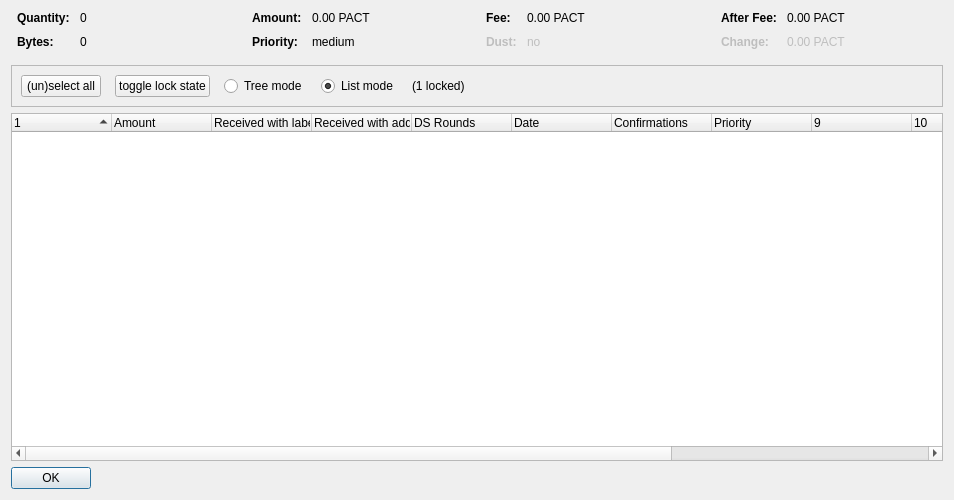
<?xml version="1.0" encoding="UTF-8"?>
<ui version="4.0">
 <class>CoinControlDialog</class>
 <widget class="QDialog" name="CoinControlDialog">
  <property name="geometry">
   <rect>
    <x>0</x>
    <y>0</y>
    <width>954</width>
    <height>500</height>
   </rect>
  </property>
  <property name="windowTitle">
   <string>Coin Selection</string>
  </property>
  <layout class="QVBoxLayout" name="verticalLayout">
   <item>
    <layout class="QHBoxLayout" name="horizontalLayoutTop" stretch="0,0,0,0">
     <property name="topMargin">
      <number>0</number>
     </property>
     <property name="bottomMargin">
      <number>10</number>
     </property>
     <item>
      <layout class="QFormLayout" name="formLayoutCoinControl1">
       <property name="horizontalSpacing">
        <number>10</number>
       </property>
       <property name="verticalSpacing">
        <number>10</number>
       </property>
       <property name="leftMargin">
        <number>6</number>
       </property>
       <property name="rightMargin">
        <number>6</number>
       </property>
       <item row="0" column="0">
        <widget class="QLabel" name="labelCoinControlQuantityText">
         <property name="font">
          <font>
           <weight>75</weight>
           <bold>true</bold>
          </font>
         </property>
         <property name="text">
          <string>Quantity:</string>
         </property>
        </widget>
       </item>
       <item row="0" column="1">
        <widget class="QLabel" name="labelCoinControlQuantity">
         <property name="cursor">
          <cursorShape>IBeamCursor</cursorShape>
         </property>
         <property name="contextMenuPolicy">
          <enum>Qt::ActionsContextMenu</enum>
         </property>
         <property name="text">
          <string notr="true">0</string>
         </property>
         <property name="textInteractionFlags">
          <set>Qt::LinksAccessibleByMouse|Qt::TextSelectableByKeyboard|Qt::TextSelectableByMouse</set>
         </property>
        </widget>
       </item>
       <item row="1" column="0">
        <widget class="QLabel" name="labelCoinControlBytesText">
         <property name="font">
          <font>
           <weight>75</weight>
           <bold>true</bold>
          </font>
         </property>
         <property name="text">
          <string>Bytes:</string>
         </property>
        </widget>
       </item>
       <item row="1" column="1">
        <widget class="QLabel" name="labelCoinControlBytes">
         <property name="cursor">
          <cursorShape>IBeamCursor</cursorShape>
         </property>
         <property name="contextMenuPolicy">
          <enum>Qt::ActionsContextMenu</enum>
         </property>
         <property name="text">
          <string notr="true">0</string>
         </property>
         <property name="textInteractionFlags">
          <set>Qt::LinksAccessibleByMouse|Qt::TextSelectableByKeyboard|Qt::TextSelectableByMouse</set>
         </property>
        </widget>
       </item>
      </layout>
     </item>
     <item>
      <layout class="QFormLayout" name="formLayoutCoinControl2">
       <property name="horizontalSpacing">
        <number>10</number>
       </property>
       <property name="verticalSpacing">
        <number>10</number>
       </property>
       <property name="leftMargin">
        <number>6</number>
       </property>
       <property name="rightMargin">
        <number>6</number>
       </property>
       <item row="0" column="0">
        <widget class="QLabel" name="labelCoinControlAmountText">
         <property name="font">
          <font>
           <weight>75</weight>
           <bold>true</bold>
          </font>
         </property>
         <property name="text">
          <string>Amount:</string>
         </property>
        </widget>
       </item>
       <item row="0" column="1">
        <widget class="QLabel" name="labelCoinControlAmount">
         <property name="cursor">
          <cursorShape>IBeamCursor</cursorShape>
         </property>
         <property name="contextMenuPolicy">
          <enum>Qt::ActionsContextMenu</enum>
         </property>
         <property name="text">
          <string notr="true">0.00 PACT</string>
         </property>
         <property name="textInteractionFlags">
          <set>Qt::LinksAccessibleByMouse|Qt::TextSelectableByKeyboard|Qt::TextSelectableByMouse</set>
         </property>
        </widget>
       </item>
       <item row="1" column="0">
        <widget class="QLabel" name="labelCoinControlPriorityText">
         <property name="font">
          <font>
           <weight>75</weight>
           <bold>true</bold>
          </font>
         </property>
         <property name="text">
          <string>Priority:</string>
         </property>
        </widget>
       </item>
       <item row="1" column="1">
        <widget class="QLabel" name="labelCoinControlPriority">
         <property name="cursor">
          <cursorShape>IBeamCursor</cursorShape>
         </property>
         <property name="contextMenuPolicy">
          <enum>Qt::ActionsContextMenu</enum>
         </property>
         <property name="text">
          <string>medium</string>
         </property>
         <property name="textInteractionFlags">
          <set>Qt::LinksAccessibleByMouse|Qt::TextSelectableByKeyboard|Qt::TextSelectableByMouse</set>
         </property>
        </widget>
       </item>
      </layout>
     </item>
     <item>
      <layout class="QFormLayout" name="formLayoutCoinControl3">
       <property name="horizontalSpacing">
        <number>10</number>
       </property>
       <property name="verticalSpacing">
        <number>10</number>
       </property>
       <property name="leftMargin">
        <number>6</number>
       </property>
       <property name="rightMargin">
        <number>6</number>
       </property>
       <item row="0" column="0">
        <widget class="QLabel" name="labelCoinControlFeeText">
         <property name="font">
          <font>
           <weight>75</weight>
           <bold>true</bold>
          </font>
         </property>
         <property name="text">
          <string>Fee:</string>
         </property>
        </widget>
       </item>
       <item row="0" column="1">
        <widget class="QLabel" name="labelCoinControlFee">
         <property name="cursor">
          <cursorShape>IBeamCursor</cursorShape>
         </property>
         <property name="contextMenuPolicy">
          <enum>Qt::ActionsContextMenu</enum>
         </property>
         <property name="text">
          <string notr="true">0.00 PACT</string>
         </property>
         <property name="textInteractionFlags">
          <set>Qt::LinksAccessibleByMouse|Qt::TextSelectableByKeyboard|Qt::TextSelectableByMouse</set>
         </property>
        </widget>
       </item>
       <item row="1" column="0">
        <widget class="QLabel" name="labelCoinControlLowOutputText">
         <property name="enabled">
          <bool>false</bool>
         </property>
         <property name="font">
          <font>
           <weight>75</weight>
           <bold>true</bold>
          </font>
         </property>
         <property name="text">
          <string>Dust:</string>
         </property>
        </widget>
       </item>
       <item row="1" column="1">
        <widget class="QLabel" name="labelCoinControlLowOutput">
         <property name="enabled">
          <bool>false</bool>
         </property>
         <property name="cursor">
          <cursorShape>IBeamCursor</cursorShape>
         </property>
         <property name="contextMenuPolicy">
          <enum>Qt::ActionsContextMenu</enum>
         </property>
         <property name="text">
          <string>no</string>
         </property>
         <property name="textInteractionFlags">
          <set>Qt::LinksAccessibleByMouse|Qt::TextSelectableByKeyboard|Qt::TextSelectableByMouse</set>
         </property>
        </widget>
       </item>
      </layout>
     </item>
     <item>
      <layout class="QFormLayout" name="formLayoutCoinControl4">
       <property name="horizontalSpacing">
        <number>10</number>
       </property>
       <property name="verticalSpacing">
        <number>10</number>
       </property>
       <property name="leftMargin">
        <number>6</number>
       </property>
       <property name="rightMargin">
        <number>6</number>
       </property>
       <item row="0" column="0">
        <widget class="QLabel" name="labelCoinControlAfterFeeText">
         <property name="font">
          <font>
           <weight>75</weight>
           <bold>true</bold>
          </font>
         </property>
         <property name="text">
          <string>After Fee:</string>
         </property>
        </widget>
       </item>
       <item row="0" column="1">
        <widget class="QLabel" name="labelCoinControlAfterFee">
         <property name="cursor">
          <cursorShape>IBeamCursor</cursorShape>
         </property>
         <property name="contextMenuPolicy">
          <enum>Qt::ActionsContextMenu</enum>
         </property>
         <property name="text">
          <string notr="true">0.00 PACT</string>
         </property>
         <property name="textInteractionFlags">
          <set>Qt::LinksAccessibleByMouse|Qt::TextSelectableByKeyboard|Qt::TextSelectableByMouse</set>
         </property>
        </widget>
       </item>
       <item row="1" column="0">
        <widget class="QLabel" name="labelCoinControlChangeText">
         <property name="enabled">
          <bool>false</bool>
         </property>
         <property name="font">
          <font>
           <weight>75</weight>
           <bold>true</bold>
          </font>
         </property>
         <property name="text">
          <string>Change:</string>
         </property>
        </widget>
       </item>
       <item row="1" column="1">
        <widget class="QLabel" name="labelCoinControlChange">
         <property name="enabled">
          <bool>false</bool>
         </property>
         <property name="cursor">
          <cursorShape>IBeamCursor</cursorShape>
         </property>
         <property name="contextMenuPolicy">
          <enum>Qt::ActionsContextMenu</enum>
         </property>
         <property name="text">
          <string notr="true">0.00 PACT</string>
         </property>
         <property name="textInteractionFlags">
          <set>Qt::LinksAccessibleByMouse|Qt::TextSelectableByKeyboard|Qt::TextSelectableByMouse</set>
         </property>
        </widget>
       </item>
      </layout>
     </item>
    </layout>
   </item>
   <item>
    <widget class="QFrame" name="frame">
     <property name="minimumSize">
      <size>
       <width>0</width>
       <height>40</height>
      </size>
     </property>
     <property name="frameShape">
      <enum>QFrame::StyledPanel</enum>
     </property>
     <property name="frameShadow">
      <enum>QFrame::Sunken</enum>
     </property>
     <layout class="QHBoxLayout" name="horizontalLayout">
      <item>
       <layout class="QHBoxLayout" name="horizontalLayoutPanel" stretch="0,0,0,0,0,0">
        <property name="spacing">
         <number>14</number>
        </property>
        <item>
         <widget class="QPushButton" name="pushButtonSelectAll">
          <property name="sizePolicy">
           <sizepolicy hsizetype="Maximum" vsizetype="Fixed">
            <horstretch>0</horstretch>
            <verstretch>0</verstretch>
           </sizepolicy>
          </property>
          <property name="text">
           <string>(un)select all</string>
          </property>
          <property name="autoDefault">
           <bool>false</bool>
          </property>
         </widget>
        </item>
        <item>
         <widget class="QPushButton" name="pushButtonToggleLock">
          <property name="sizePolicy">
           <sizepolicy hsizetype="Maximum" vsizetype="Fixed">
            <horstretch>0</horstretch>
            <verstretch>0</verstretch>
           </sizepolicy>
          </property>
          <property name="text">
           <string>toggle lock state</string>
          </property>
          <property name="autoDefault">
           <bool>false</bool>
          </property>
         </widget>
        </item>
        <item>
         <widget class="QRadioButton" name="radioTreeMode">
          <property name="sizePolicy">
           <sizepolicy hsizetype="Maximum" vsizetype="Fixed">
            <horstretch>0</horstretch>
            <verstretch>0</verstretch>
           </sizepolicy>
          </property>
          <property name="text">
           <string>Tree mode</string>
          </property>
         </widget>
        </item>
        <item>
         <widget class="QRadioButton" name="radioListMode">
          <property name="sizePolicy">
           <sizepolicy hsizetype="Maximum" vsizetype="Fixed">
            <horstretch>0</horstretch>
            <verstretch>0</verstretch>
           </sizepolicy>
          </property>
          <property name="text">
           <string>List mode</string>
          </property>
          <property name="checked">
           <bool>true</bool>
          </property>
         </widget>
        </item>
        <item>
         <widget class="QLabel" name="labelLocked">
          <property name="text">
           <string>(1 locked)</string>
          </property>
         </widget>
        </item>
        <item>
         <spacer name="horizontalSpacer">
          <property name="orientation">
           <enum>Qt::Horizontal</enum>
          </property>
          <property name="sizeHint" stdset="0">
           <size>
            <width>40</width>
            <height>20</height>
           </size>
          </property>
         </spacer>
        </item>
       </layout>
      </item>
     </layout>
    </widget>
   </item>
   <item>
    <widget class="CoinControlTreeWidget" name="treeWidget">
     <property name="contextMenuPolicy">
      <enum>Qt::CustomContextMenu</enum>
     </property>
     <property name="sortingEnabled">
      <bool>false</bool>
     </property>
     <property name="columnCount">
      <number>13</number>
     </property>
     <attribute name="headerShowSortIndicator" stdset="0">
      <bool>true</bool>
     </attribute>
     <attribute name="headerStretchLastSection">
      <bool>false</bool>
     </attribute>
     <column>
      <property name="text">
       <string/>
      </property>
     </column>
     <column>
      <property name="text">
       <string>Amount</string>
      </property>
     </column>
     <column>
      <property name="text">
       <string>Received with label</string>
      </property>
     </column>
     <column>
      <property name="text">
       <string>Received with address</string>
      </property>
     </column>
     <column>
      <property name="text">
       <string>DS Rounds</string>
      </property>
     </column>
     <column>
      <property name="text">
       <string>Date</string>
      </property>
     </column>
     <column>
      <property name="text">
       <string>Confirmations</string>
      </property>
      <property name="toolTip">
       <string>Confirmed</string>
      </property>
     </column>
     <column>
      <property name="text">
       <string>Priority</string>
      </property>
     </column>
     <column>
      <property name="text">
       <string/>
      </property>
     </column>
     <column>
      <property name="text">
       <string/>
      </property>
     </column>
     <column>
      <property name="text">
       <string/>
      </property>
     </column>
     <column>
      <property name="text">
       <string/>
      </property>
     </column>
     <column>
      <property name="text">
       <string/>
      </property>
     </column>
    </widget>
   </item>
   <item>
    <widget class="QDialogButtonBox" name="buttonBox">
     <property name="sizePolicy">
      <sizepolicy hsizetype="Maximum" vsizetype="Fixed">
       <horstretch>0</horstretch>
       <verstretch>0</verstretch>
      </sizepolicy>
     </property>
     <property name="orientation">
      <enum>Qt::Horizontal</enum>
     </property>
     <property name="standardButtons">
      <set>QDialogButtonBox::Ok</set>
     </property>
    </widget>
   </item>
  </layout>
 </widget>
 <customwidgets>
  <customwidget>
   <class>CoinControlTreeWidget</class>
   <extends>QTreeWidget</extends>
   <header>coincontroltreewidget.h</header>
  </customwidget>
 </customwidgets>
 <resources/>
 <connections/>
</ui>
